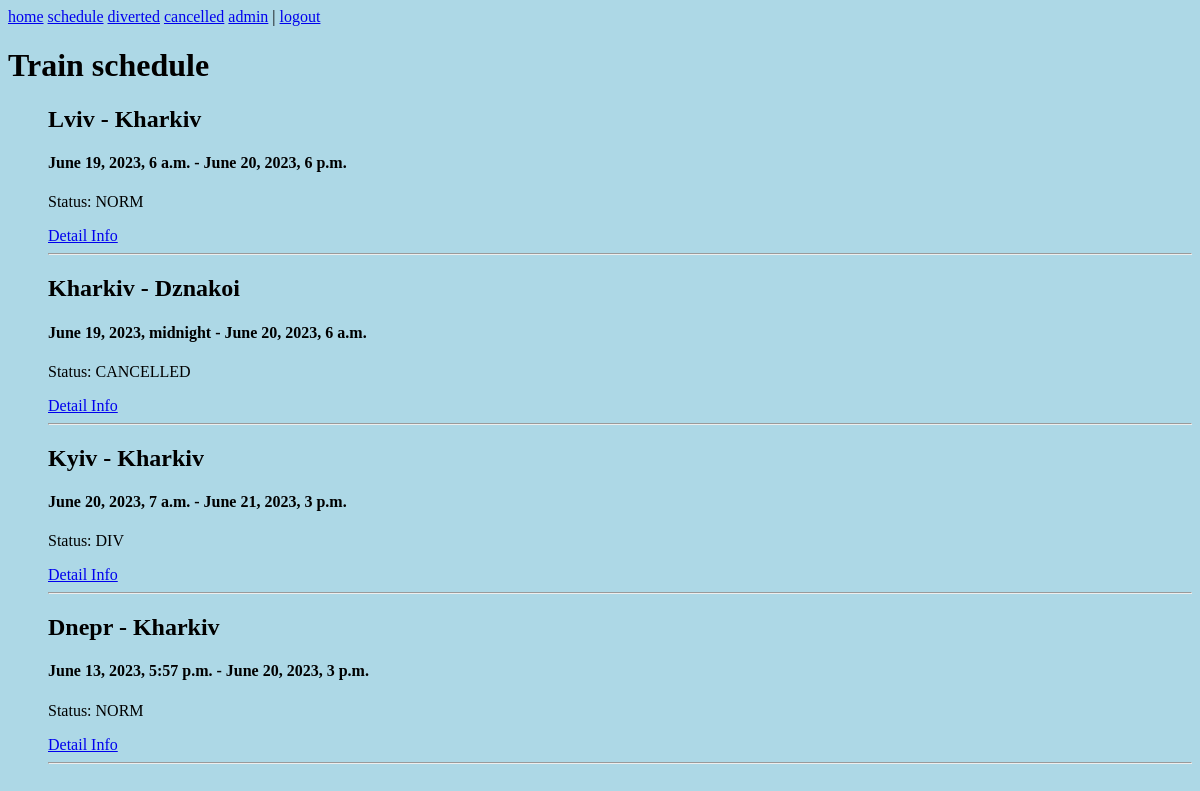
The app's page /schedule/ (signed in) with its own data.
### railway/models.py (models this page shows, shortened)
class Trains(models.Model):
    number = models.IntegerField("TrainNumber")
    status = models.CharField('StatusOfTrain', max_length=9, choices=(
        ('NORM', 'normal'), ('CANCELLED', 'cancelled'), ('DIV', 'diverted')), default='normal')
    from_city = models.CharField(max_length=255, verbose_name='from')
    to_city = models.CharField(max_length=255, verbose_name='to')
    departure_date = models.DateTimeField(verbose_name='departure_date')
    arrival_date = models.DateTimeField(verbose_name='arrival_date')
    slug = models.SlugField(max_length=255, unique=False,
                            db_index=True, verbose_name="URL")
    def get_absolute_url(self):
        return reverse('train', kwargs={'train_slug': self.slug, 'wagon_number': 1})

### railway/views.py (the view)
# urls.py: path('schedule/', Schedule.as_view(), name="schedule"),
class Schedule(DataMixin, ListView):
    model = Trains  # Select all records from the table and try to display them as a list
    template_name = 'railway/schedule.html'  # The path to the required html file
    context_object_name = 'trains'  # Put list records from the table in posts
    def get_context_data(self, *, object_list=None, **kwargs):
        context = super().get_context_data(**kwargs)
        context['title'] = 'Train schedule'
        c_def = self.get_user_context()
        return dict(list(context.items()) + list(c_def.items()))

### railway/utils.py (called while the page is built)
    def get_user_context(self, **kwargs):  # Form the necessary context by default
        context = kwargs  # Create a dictionary from passed parametrs
        context['menu'] = menu
        return context

### railway/templates/railway/schedule.html
{% extends 'railway/base.html' %}
{%block content%}
<h1>{{title}}</h1>
<ul>
    {%for t in trains%}
    <h2>{{ t.from_city }} - {{ t.to_city }}</h2>
    <h4>{{ t.departure_date }} - {{ t.arrival_date }}</h4>
    <p>Status: {{t.status}}</p>
    <a href = "{{ t.get_absolute_url }}">Detail Info</a>
    <hr>
    {%endfor%}
</ul>
{%endblock content%}

### railway/templates/railway/base.html (shortened to what this page needs)
{% load static %}
<!DOCTYPE html>
<html lang="en">
<head>
    <link rel="stylesheet" href="{% static 'railway/css/styles.css' %}">
</head>
<body>
    {% block mainmenu %}
        {%for m in menu%}
            <a href = "{% url m %}">{{m}}</a>
        {%endfor%}
        {% if request.user.is_authenticated %}
            <div class="dropdown">
                <a href = "{% url 'account' %}" class="dropbtn">{{user.username}}</a>
            </div>
            | <a href = "{% url 'logout' %}">logout</a>
        {% else %}
            <a href="{% url 'register' %}">register</a> <a href="{% url 'login' %}">login</a>
        {% endif %}
    {% endblock mainmenu %}
    {%block content%}
    {%endblock content%}
</body>
</html>

### railway/static/railway/css/styles.css (style rules this page uses)
body { background-color: lightblue; }
.dropdown { position: relative; display: inline-block; }

### records on screen
Trains: from_city "Lviv", to_city "Kharkiv", departure_date "June 19, 2023, 6 a.m.", arrival_date "June 20, 2023, 6 p.m.", status "NORM"
Trains: from_city "Kharkiv", to_city "Dznakoi", departure_date "June 19, 2023, midnight", arrival_date "June 20, 2023, 6 a.m.", status "CANCELLED"
Trains: from_city "Kyiv", to_city "Kharkiv", departure_date "June 20, 2023, 7 a.m.", arrival_date "June 21, 2023, 3 p.m.", status "DIV"
Trains: from_city "Dnepr", to_city "Kharkiv", departure_date "June 13, 2023, 5:57 p.m.", arrival_date "June 20, 2023, 3 p.m.", status "NORM"

### other values on screen
{{ m }} "home" "schedule" "diverted" "cancelled"
{{ user.username }} "admin"
{{ title }} "Train schedule"
